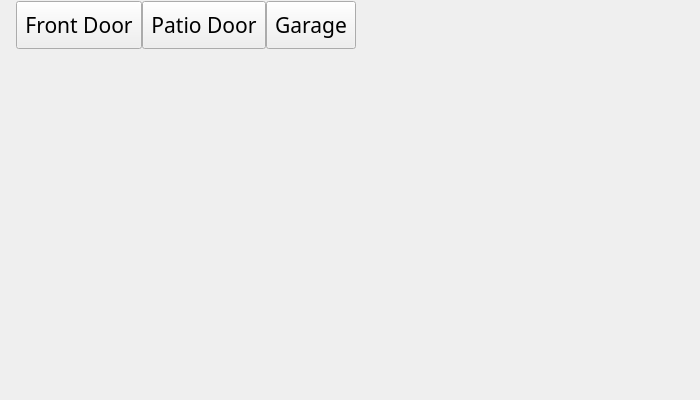
<?xml version="1.0" encoding="UTF-8"?>
<ui version="4.0">
 <class>SecurityScreen</class>
 <widget class="QWidget" name="SecurityScreen">
  <property name="geometry">
   <rect>
    <x>0</x>
    <y>0</y>
    <width>700</width>
    <height>400</height>
   </rect>
  </property>
  <property name="windowTitle">
   <string>Form</string>
  </property>
  <layout class="QVBoxLayout" name="verticalLayout">
   <property name="leftMargin">
    <number>0</number>
   </property>
   <property name="topMargin">
    <number>0</number>
   </property>
   <property name="rightMargin">
    <number>9</number>
   </property>
   <property name="bottomMargin">
    <number>0</number>
   </property>
   <item>
    <layout class="QHBoxLayout" name="horizontalLayout">
     <property name="leftMargin">
      <number>0</number>
     </property>
     <property name="topMargin">
      <number>0</number>
     </property>
     <property name="rightMargin">
      <number>0</number>
     </property>
     <item>
      <layout class="QVBoxLayout" name="verticalLayout_2">
       <property name="spacing">
        <number>0</number>
       </property>
       <property name="topMargin">
        <number>0</number>
       </property>
       <property name="rightMargin">
        <number>0</number>
       </property>
       <property name="bottomMargin">
        <number>0</number>
       </property>
       <item>
        <widget class="QWidget" name="topMenuWidget" native="true">
         <layout class="QHBoxLayout" name="topMenuLayout">
          <property name="spacing">
           <number>0</number>
          </property>
          <property name="topMargin">
           <number>1</number>
          </property>
          <item>
           <widget class="QLabel" name="label">
            <property name="text">
             <string/>
            </property>
            <property name="scaledContents">
             <bool>false</bool>
            </property>
           </widget>
          </item>
          <item>
           <widget class="CustomToolButton" name="buttonZone1">
            <property name="minimumSize">
             <size>
              <width>0</width>
              <height>48</height>
             </size>
            </property>
            <property name="font">
             <font>
              <family>Sans Serif</family>
              <pointsize>16</pointsize>
              <weight>50</weight>
              <bold>false</bold>
             </font>
            </property>
            <property name="focusPolicy">
             <enum>Qt::NoFocus</enum>
            </property>
            <property name="layoutDirection">
             <enum>Qt::LeftToRight</enum>
            </property>
            <property name="text">
             <string>Front Door</string>
            </property>
            <property name="iconSize">
             <size>
              <width>80</width>
              <height>50</height>
             </size>
            </property>
            <property name="checkable">
             <bool>true</bool>
            </property>
           </widget>
          </item>
          <item>
           <widget class="CustomToolButton" name="buttonZone2">
            <property name="minimumSize">
             <size>
              <width>0</width>
              <height>48</height>
             </size>
            </property>
            <property name="font">
             <font>
              <family>Sans Serif</family>
              <pointsize>16</pointsize>
              <weight>50</weight>
              <bold>false</bold>
             </font>
            </property>
            <property name="focusPolicy">
             <enum>Qt::NoFocus</enum>
            </property>
            <property name="layoutDirection">
             <enum>Qt::LeftToRight</enum>
            </property>
            <property name="text">
             <string>Patio Door</string>
            </property>
            <property name="iconSize">
             <size>
              <width>120</width>
              <height>65</height>
             </size>
            </property>
            <property name="checkable">
             <bool>true</bool>
            </property>
           </widget>
          </item>
          <item>
           <widget class="CustomToolButton" name="buttonZone3">
            <property name="minimumSize">
             <size>
              <width>0</width>
              <height>48</height>
             </size>
            </property>
            <property name="font">
             <font>
              <family>Sans Serif</family>
              <pointsize>16</pointsize>
              <weight>50</weight>
              <bold>false</bold>
             </font>
            </property>
            <property name="focusPolicy">
             <enum>Qt::NoFocus</enum>
            </property>
            <property name="layoutDirection">
             <enum>Qt::LeftToRight</enum>
            </property>
            <property name="text">
             <string>Garage</string>
            </property>
            <property name="iconSize">
             <size>
              <width>120</width>
              <height>65</height>
             </size>
            </property>
            <property name="checkable">
             <bool>true</bool>
            </property>
           </widget>
          </item>
          <item>
           <widget class="QLabel" name="label_2">
            <property name="sizePolicy">
             <sizepolicy hsizetype="Expanding" vsizetype="Preferred">
              <horstretch>0</horstretch>
              <verstretch>0</verstretch>
             </sizepolicy>
            </property>
            <property name="text">
             <string/>
            </property>
            <property name="scaledContents">
             <bool>true</bool>
            </property>
           </widget>
          </item>
         </layout>
        </widget>
       </item>
       <item>
        <widget class="QWidget" name="widget" native="true">
         <layout class="QHBoxLayout" name="graphicsWidgetLayout">
          <property name="margin">
           <number>20</number>
          </property>
          <item>
           <widget class="QWidget" name="buttonWidget" native="true">
            <property name="autoFillBackground">
             <bool>true</bool>
            </property>
            <layout class="QVBoxLayout" name="buttonNaviLayout">
             <property name="rightMargin">
              <number>40</number>
             </property>
             <item>
              <widget class="QPushButton" name="pushButtonSpeak">
               <property name="focusPolicy">
                <enum>Qt::NoFocus</enum>
               </property>
               <property name="iconSize">
                <size>
                 <width>60</width>
                 <height>60</height>
                </size>
               </property>
               <property name="flat">
                <bool>true</bool>
               </property>
              </widget>
             </item>
             <item>
              <widget class="QPushButton" name="pushButtonAlert">
               <property name="focusPolicy">
                <enum>Qt::NoFocus</enum>
               </property>
               <property name="autoFillBackground">
                <bool>false</bool>
               </property>
               <property name="text">
                <string/>
               </property>
               <property name="iconSize">
                <size>
                 <width>60</width>
                 <height>60</height>
                </size>
               </property>
               <property name="flat">
                <bool>true</bool>
               </property>
              </widget>
             </item>
             <item>
              <widget class="QPushButton" name="pushButtonBuzz">
               <property name="focusPolicy">
                <enum>Qt::NoFocus</enum>
               </property>
               <property name="text">
                <string/>
               </property>
               <property name="iconSize">
                <size>
                 <width>60</width>
                 <height>60</height>
                </size>
               </property>
               <property name="flat">
                <bool>true</bool>
               </property>
              </widget>
             </item>
             <item>
              <spacer name="verticalSpacer">
               <property name="orientation">
                <enum>Qt::Vertical</enum>
               </property>
               <property name="sizeHint" stdset="0">
                <size>
                 <width>20</width>
                 <height>40</height>
                </size>
               </property>
              </spacer>
             </item>
            </layout>
           </widget>
          </item>
          <item>
           <widget class="CameraCapture" name="cameraSurveillance" native="true"/>
          </item>
         </layout>
        </widget>
       </item>
      </layout>
     </item>
    </layout>
   </item>
  </layout>
 </widget>
 <customwidgets>
  <customwidget>
   <class>CustomToolButton</class>
   <extends>QToolButton</extends>
   <header>customtoolbutton.h</header>
  </customwidget>
  <customwidget>
   <class>CameraCapture</class>
   <extends>QWidget</extends>
   <header>cameracapture.h</header>
   <container>1</container>
  </customwidget>
 </customwidgets>
 <resources/>
 <connections/>
</ui>
